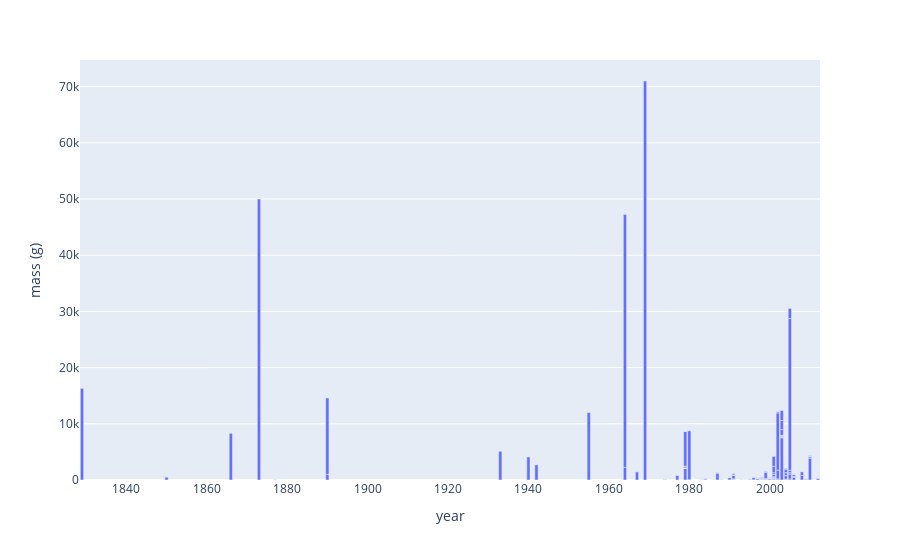

Write notebook code for a chart like this one.
### Code cell
figbar = px.bar(data, x = 'year', y = 'mass (g)')
figbar.show()

### Figure 1 — Plotly figure (JSON) as saved in the notebook; plotly's stock layout.template omitted (floating-point values rounded to 4 significant figures; data arrays with more than 128 entries replaced by an {"elided": "..."} marker saying what was removed)
{"data": [{"alignmentgroup": "True", "hovertemplate": "year=%{x}<br>mass (g)=%{y}<extra></extra>", "legendgroup": "", "marker": {"color": "#636efa", "pattern": {"shape": ""}}, "name": "", "offsetgroup": "", "orientation": "v", "showlegend": false, "textposition": "auto", "type": "bar", "x": {"elided": "200 int values"}, "xaxis": "x", "y": {"elided": "200 float values"}, "yaxis": "y"}], "layout": {"autosize": true, "barmode": "relative", "legend": {"tracegroupgap": 0}, "margin": {"t": 60}, "xaxis": {"anchor": "y", "autorange": true, "domain": [0, 1], "range": [1828.0, 2012.0], "title": {"text": "year"}, "type": "linear"}, "yaxis": {"anchor": "x", "autorange": true, "domain": [0, 1], "range": [0, 74740.0], "title": {"text": "mass (g)"}, "type": "linear"}}}
